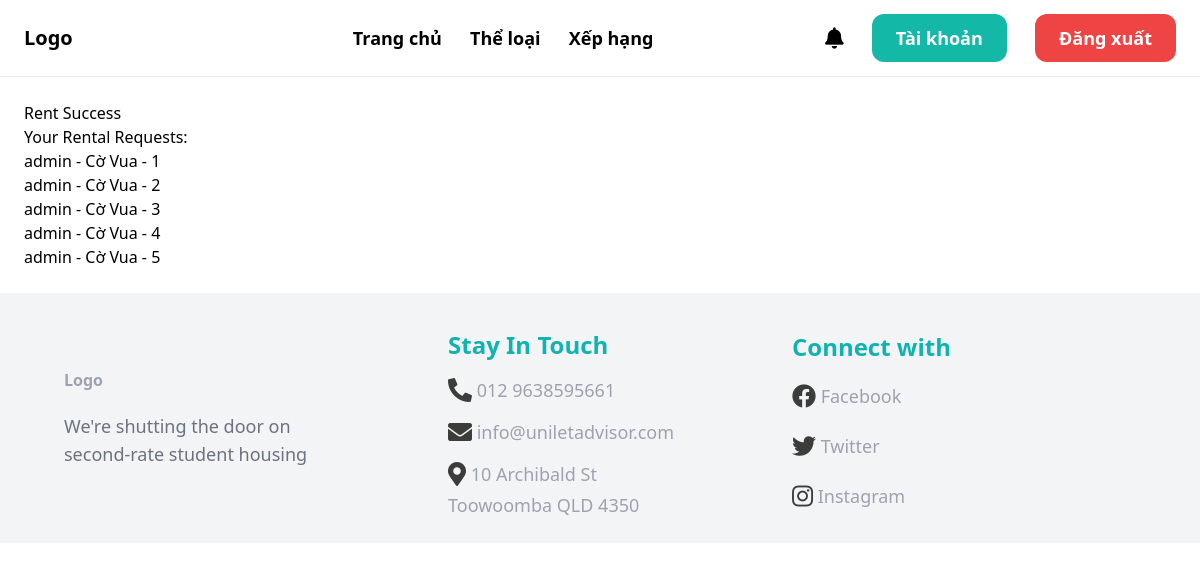
The page /rent/rent_success/ (signed in) on the database as committed earlier.
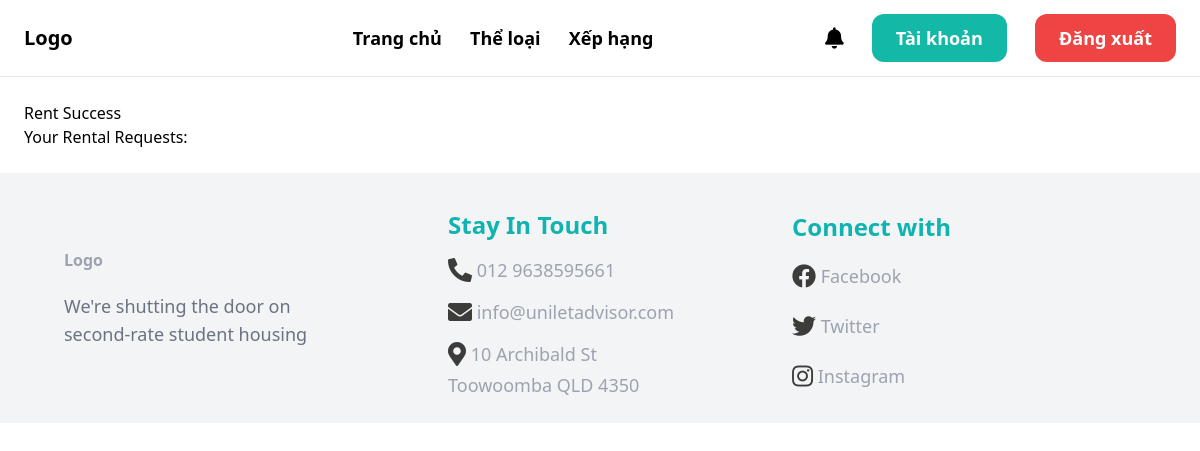
The same page on the database as committed later.
### rent/models.py (models this page shows, shortened)
class RentBoardgame(models.Model):
    rid = models.AutoField(primary_key=True)
    renter = models.ForeignKey(User, on_delete=models.CASCADE)
    start_date = models.DateField()
    end_date = models.DateField()
    boardgame_numbers = models.ForeignKey('boardgame.BoardgameNumbers',
                                          on_delete=models.CASCADE,
                                          limit_choices_to={'boardgame_number_status': 'in_stock'})
    rental_price = models.DecimalField(max_digits=8, decimal_places=2)
    deposit_price = models.DecimalField(max_digits=8, decimal_places=2)
    total_price = models.DecimalField(max_digits=8, decimal_places=2)
    penalty_price = models.DecimalField(max_digits=8, decimal_places=2, default='0')
    created_at = models.DateTimeField(default=timezone.now)
    order_status = models.CharField(max_length=20, choices=ORDER_STATUS_CHOICES, default='pending')
    rental_status = models.CharField(max_length=20, choices=RENTAL_STATUS_CHOICES, blank=True)
    class Meta:
        ordering = ['rid']
    def __str__(self):
        return f"{self.renter.username} - {self.boardgame_numbers.boardgame.title} - {self.rid}"

### userauths/models.py (models this page shows, shortened)
class User(AbstractUser):
    email = models.EmailField(unique=True)
    username = models.CharField(max_length=100)
    user_id = ShortUUIDField(unique=True, primary_key=True, prefix="user", alphabet='1234567890', length=6, max_length=100)
    phone_number = models.CharField(max_length=20, blank=True)
    address = models.CharField(max_length=255, blank=True)
    USERNAME_FIELD = "email"
    REQUIRED_FIELDS = ['username']

### boardgame/models.py (models this page shows, shortened)
class BoardgameNumbers(models.Model):
    bgnid = ShortUUIDField(unique=True, prefix="bgn", alphabet='1234567890', length=2, max_length=20)
    boardgame = models.ForeignKey(Boardgame, on_delete=models.CASCADE, related_name='boardgame_numbers', null=True)
    boardgame_number_status = models.CharField(choices=STATUS_BGN, max_length=20)
    description = models.TextField(null=True, blank=True, default="This is boardgame status")
    date = models.DateTimeField(default=timezone.now)
    class Meta:
        verbose_name_plural = "Boardgame Numbers"

class  Boardgame(models.Model):
    bgid = ShortUUIDField(unique=True, prefix="bg", alphabet='1234567890', length=2, max_length=6)
    user = models.ForeignKey(User, on_delete=models.SET_NULL, null=True)
    date = models.DateTimeField(default=timezone.now)
    category= models.ForeignKey(Category, on_delete=models.SET_NULL, null=True)
    version = models.ForeignKey(Version, on_delete=models.SET_NULL, null=True)
    title = models.CharField(max_length=100)
    image = models.ImageField(upload_to="user_directory_path")
    description = models.TextField(null=True, blank=True, default="This is the boardgame")
    rule = models.TextField(null=True, blank=True, default="This is rule for boardgame")
    age_rating = models.CharField(choices=AGE_RATINGS, max_length=5, default="G")
    people = models.CharField(max_length=100)
    play_time = models.CharField(max_length=50)
    price = models.DecimalField(max_digits=99999999999999, decimal_places=2)
    author = models.ForeignKey(Author, on_delete=models.SET_NULL, null=True, blank=True)
    producer = models.ForeignKey(Producer, on_delete=models.SET_NULL, null=True, blank=True)
    publication_year = models.CharField(max_length=4, default="2000")
    boardgame_status = models.CharField(choices=STATUS_BG, max_length=20, default="out_of_stock")
    in_stock = models.PositiveIntegerField(default=0)
    order = models.PositiveIntegerField(default=0)
    rental = models.PositiveIntegerField(default=0)
    total = models.PositiveIntegerField(default=0)
    class Meta:
        verbose_name_plural = "Boardgame"

### rent/views.py (the view)
# urls.py: path('rent_success/', views.rent_success, name='rent_success'),
def rent_success(request):
    rental_requests = RentBoardgame.objects.filter(renter=request.user)
    context = {
        'rental_requests': rental_requests
    }
    return render(request, "rent/rent_success.html", context)

### templates/rent/rent_success.html (shortened to what this page needs)
{% extends 'core/base.html' %}
{% block content %}
    <h1>Rent Success</h1>
    <h3>Your Rental Requests:</h3>
    {% for rental_request in rental_requests %}
        <p>{{ rental_request }}</p>
    {% endfor %}
{% endblock %}

Rows that differ between the two databases and show on the page:
removed RentBoardgame: renter+boardgame_numbers+rid "admin - Cờ Vua - 1"
removed RentBoardgame: renter+boardgame_numbers+rid "admin - Cờ Vua - 2"
removed RentBoardgame: renter+boardgame_numbers+rid "admin - Cờ Vua - 3"
removed RentBoardgame: renter+boardgame_numbers+rid "admin - Cờ Vua - 4"
removed RentBoardgame: renter+boardgame_numbers+rid "admin - Cờ Vua - 5"
